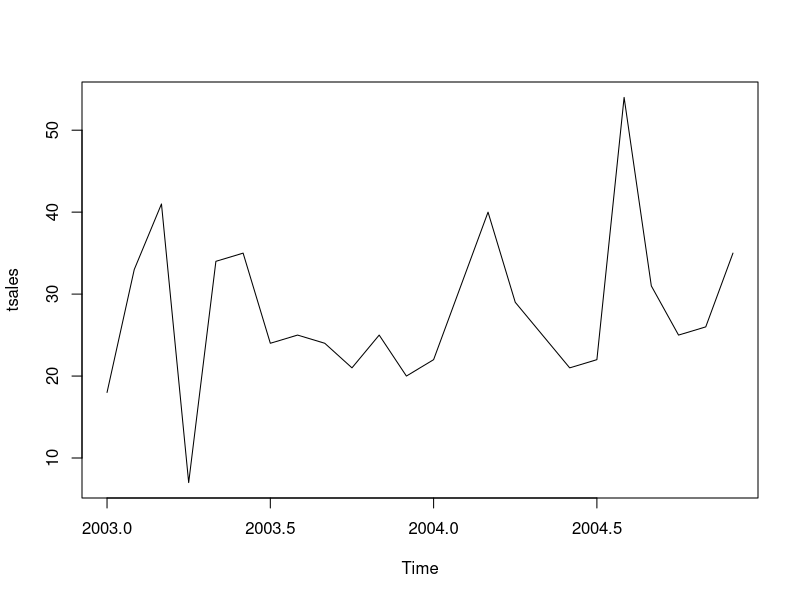
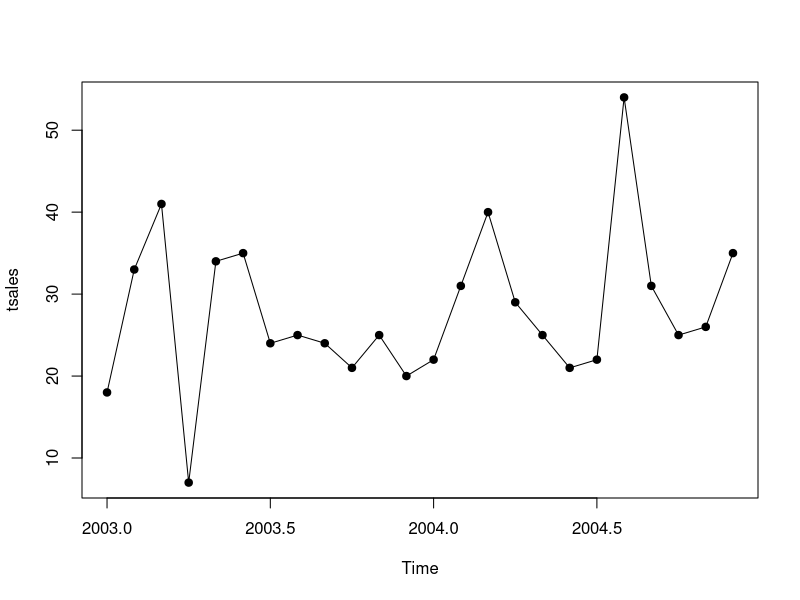
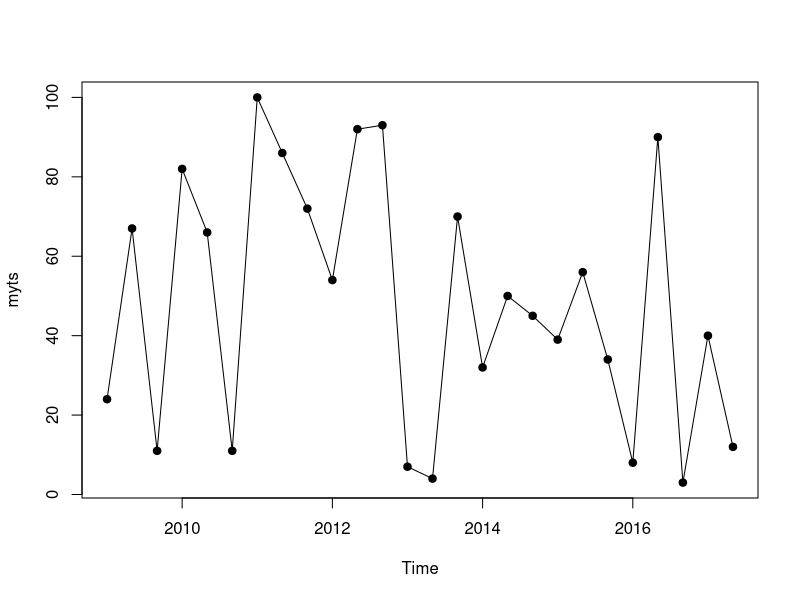

Here is the R script that generated these plots, in order: (Note: this script raises an error after producing the figures.)
#unsorted Code

#Eg2
sales= c(18,33,41,7,34,35,24,25,24,21,25,20, 22,31,40,29,25,21,22,54,31,25,26,35)
tsales = ts(sales, start=c(2003,1), frequency=12)
tsales
plot(tsales)
plot(tsales, type='o', pch=19)
start(tsales)
end(tsales)
frequency(tsales)
tsales.subset = window(tsales, start=c(2003,5), end=c(2004,6))
tsales.subset

#Yearly Series

myvector = round(runif(50) * 100,0)
myvector
myts <- ts(myvector, start=c(2009,2), end=c(2014,11), frequency=3)
myts
myts2 <- window(myts, start=c(2010), end=c(2013))
myts2


# quarterly 

myvector = round(runif(50) * 100,0)
myvector
myts <- ts(myvector, start=c(2009,1), end=c(2014,11), frequency=3)
myts
str(myts)
plot(myts, type='o', pch=19)
text()

plot.ts(myts, type='o', pch=19, xy.labels=F)

axis(1, myts$Date, format(myts$Date, "%b %d"), cex.axis = .7)


myts <- ts(myvector, start=c(2009,2), end=c(2014,9), frequency=3)
myts
str(myts)


myts2 <- window(myts, start=c(2010), end=c(2013))
myts2
plot(myts, type='o', pch=19)
str(myts2)



myts2 <- window(myts, start=c(2014, 6), end=c(2014, 12))
plot(myts,type='o', pch=19)
text()
plot(myts2,type='o', pch=19)


library(zoo)
x.Date <- as.Date(paste(rep(2003:2004, each = 12), rep(1:12, 2), 1, sep = "-"))
x.Date
?zoo
x <- zoo(rnorm(24), x.Date)
x
plot(x)



#If we want different tick locations, we can suppress the default axis plotting and add our own:

plot(x, xaxt = "n")
axis(1, at = time(x), labels = FALSE)
#Or combine them:

plot(x)
axis(1, at = time(x), labels = FALSE)

## weekly ticks
plot(x)
times <- time(x)
ticks <- seq(times[1], times[length(times)], by = "weeks")
axis(1, at = ticks, labels = FALSE, tcl = -0.3)


library(zoo)
library(lattice)

# create test data
z <- zooreg(1:83, start = as.Date("2009-04-01"), deltat = 7)

xyplot(z)




# Time series plots with good X axis labels
library(zoo)
# data
today = Sys.Date()
dates = as.Date((today-500):today)
dates
z = zoo (100+cumsum(rnorm(501)), dates)
z
# method1 : default X axis labels do not look good
?plot.zoo
plot(z)
?plot.ts
plot(ts(z))
time(z)
# method 2 : Lattice
library(lattice)
?xyplot.zoo
xyplot(z)
xyplot(z, lwd=2, col="tomato")

# method 3 : XTS
library(xts)
?plot.xts
plot(as.xts(z))
plot(as.xts(z), auto.grid=F, major.format="%b %y", las=2)

# method 4 : Base graph
timeline = time(z)
summary(timeline)
index = seq(from=1, to=length(timeline), 90) # put ticks every 90 days
plot(z, xaxt="n")
axis(side=1, at=timeline[index], label=format(timeline[index], "%b %y"), cex.axis=0.8)

# method 5 : ggplot
library(ggplot2)
library(scales)
?date_breaks
df = data.frame(date=as.POSIXct(time(z)), value=as.numeric(z))
head(df)
# default plot
ggplot(df, aes(x=date, y=value)) + geom_line()
# formatted
ggplot(df, aes(x=date, y=value)) + geom_line() + 
  scale_x_datetime(labels=date_format("%b '%y"))
# custom breaks
ggplot(df, aes(x=date, y=value)) + geom_line() + 
  scale_x_datetime(labels=date_format("%b '%y"), breaks=date_breaks("3 months"))
